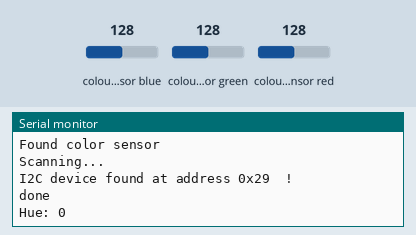
Bench run of a program on a simulated ESP32-S3. On the bench: the last lines printed to the serial monitor. The inputs (shaded band) are chosen by the test bench; at power-on: colour sensor blue 128, colour sensor green 128, colour sensor red 128.

Above: at 1.3 s.
1.4 s: colour sensor blue set to 5
At 5.42 s:
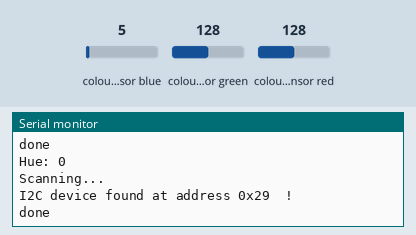
7.6 s: colour sensor green set to 64
At 11.4 s:
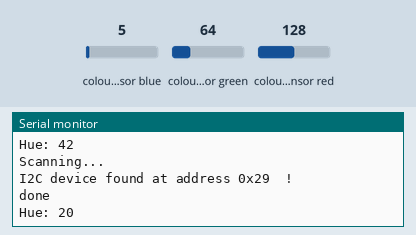
13.8 s: colour sensor red set to 5
At 16.4 s:
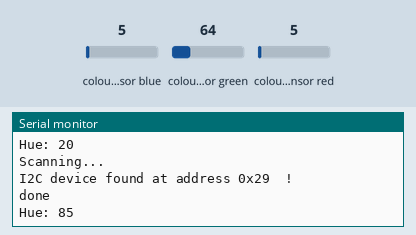
Timing chart, 0 to 17.9 s (numbered marks = the images above; inputs shaded):
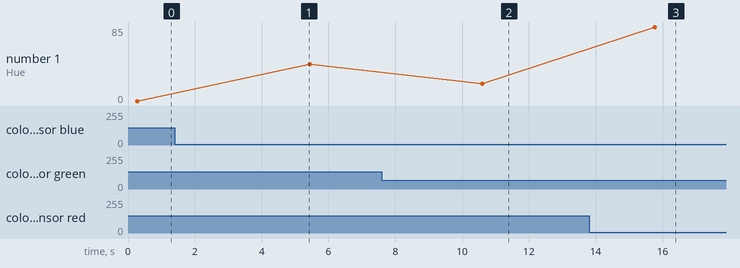

The program:

main.cpp
```cpp
#include <Arduino.h>
#include <SPI.h>
#include <Wire.h>
#include <Adafruit_Sensor.h>
#include <Adafruit_TCS34725.h>

// I2C SCANNER
#define WIRE Wire

// COLOR SENSOR
Adafruit_TCS34725 tcs = Adafruit_TCS34725(TCS34725_INTEGRATIONTIME_50MS, TCS34725_GAIN_4X);
uint8_t readHue();
uint8_t calcHue(float r, float g, float b);
byte stolenHue;

///////////////////////////////////////////////////////////////////
// SETUP
///////////////////////////////////////////////////////////////////
void setup() {
  // SERIAL SETUP
  Serial.begin(9600);
  while(!Serial && millis() < 5000);
  delay(100);
  Serial.println("setup");

  WIRE.begin();

  // COLOR SENSOR SETUP
  if (tcs.begin()) {
    // turn off flash
    tcs.setInterrupt(true);
    Serial.println("Found color sensor");

  } //else {
  //   Serial.println("Color sensor not found");
  // }
}


// --------------------------------------
// i2c_scanner
//
// Modified from https://playground.arduino.cc/Main/I2cScanner/
// --------------------------------------

void loop() {
  byte error, address;
  int nDevices;

  Serial.println("Scanning...");

  nDevices = 0;
  for(address = 1; address < 127; address++ )
  {
    // The i2c_scanner uses the return value of
    // the Write.endTransmisstion to see if
    // a device did acknowledge to the address.
    WIRE.beginTransmission(address);
    error = WIRE.endTransmission();

    if (error == 0)
    {
      Serial.print("I2C device found at address 0x");
      if (address<16)
        Serial.print("0");
      Serial.print(address,HEX);
      Serial.println("  !");

      nDevices++;
    }
    else if (error==4)
    {
      Serial.print("Unknown error at address 0x");
      if (address<16)
        Serial.print("0");
      Serial.println(address,HEX);
    }
  }
  if (nDevices == 0)
    Serial.println("No I2C devices found\n");
  else
    Serial.println("done\n");

  stolenHue = readHue();
  Serial.print("Hue: ");
  Serial.println(stolenHue);

  delay(5000);           // wait 5 seconds for next scan
}

///////////////////////////////////////////////////////////////////
// COLOR SENSOR FUNCTIONS
///////////////////////////////////////////////////////////////////

uint8_t readHue() {
  uint16_t clear, red, green, blue;
  float r, g, b;

  tcs.setInterrupt(false);  // LED ON
  delay(100);
  tcs.getRawData(&red, &green, &blue, &clear);
  tcs.setInterrupt(true);   // LED OFF

  r = (float)red / (float)clear;
  g = (float)green / (float)clear;
  b = (float)blue / (float)clear;

  return calcHue(r, g, b);
}

uint8_t calcHue(float r, float g, float b) {
  float minC, maxC, delta, hue;

  minC = min(r, min(g, b));
  maxC = max(r, max(g, b));
  delta = maxC - minC;

  if(r == maxC) {
    hue = ( g - b ) / delta;
  } else if (g == maxC) {
    hue = 2 + (b - r) / delta;
  } else {
    hue = 4 + (r - g) / delta;
  }

  hue *= 60; // degrees
  if( hue < 0 ) {
    hue += 360;
  }

  return (uint8_t)((hue/360) * 255);
}

///////////////////////////////////////////////////////////////////
// \ COLOR SENSOR FUNCTIONS END /
///////////////////////////////////////////////////////////////////
```

Measured:
- after the input at 7.6 s, the serial monitor: prints a new line after 3.0 s (image 2)
- after the input at 13.8 s, the serial monitor: prints a new line after 2.0 s (image 3)
- plotted number 1: 0 → 42 after the input at 1.4 s, 42 → 20 after the input at 7.6 s, 20 → 85 after the input at 13.8 s
